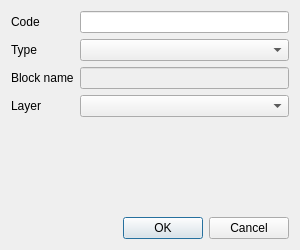
<?xml version="1.0" encoding="UTF-8"?>
<ui version="4.0">
 <class>TT_DialogCodeEdit</class>
 <widget class="QDialog" name="TT_DialogCodeEdit">
  <property name="geometry">
   <rect>
    <x>0</x>
    <y>0</y>
    <width>300</width>
    <height>250</height>
   </rect>
  </property>
  <property name="windowTitle">
   <string>Edit a code</string>
  </property>
  <layout class="QVBoxLayout" name="verticalLayout">
   <item>
    <layout class="QGridLayout" name="gridLayout">
     <item row="0" column="0">
      <widget class="QLabel" name="lb_code">
       <property name="text">
        <string>Code</string>
       </property>
      </widget>
     </item>
     <item row="0" column="1">
      <widget class="QLineEdit" name="le_code"/>
     </item>
     <item row="1" column="0">
      <widget class="QLabel" name="lb_type">
       <property name="text">
        <string>Type</string>
       </property>
      </widget>
     </item>
     <item row="1" column="1">
      <widget class="QComboBox" name="cb_type"/>
     </item>
     <item row="2" column="0">
      <widget class="QLabel" name="lb_blockName">
       <property name="text">
        <string>Block name</string>
       </property>
      </widget>
     </item>
     <item row="2" column="1">
      <widget class="QLineEdit" name="le_blockName">
       <property name="enabled">
        <bool>false</bool>
       </property>
      </widget>
     </item>
     <item row="3" column="0">
      <widget class="QLabel" name="lb_layer">
       <property name="text">
        <string>Layer</string>
       </property>
      </widget>
     </item>
     <item row="3" column="1">
      <widget class="QComboBox" name="cb_layer"/>
     </item>
    </layout>
   </item>
   <item>
    <spacer name="verticalSpacer">
     <property name="orientation">
      <enum>Qt::Orientation::Vertical</enum>
     </property>
     <property name="sizeHint" stdset="0">
      <size>
       <width>20</width>
       <height>40</height>
      </size>
     </property>
    </spacer>
   </item>
   <item>
    <widget class="QDialogButtonBox" name="buttonBox">
     <property name="orientation">
      <enum>Qt::Orientation::Horizontal</enum>
     </property>
     <property name="standardButtons">
      <set>QDialogButtonBox::StandardButton::Cancel|QDialogButtonBox::StandardButton::Ok</set>
     </property>
    </widget>
   </item>
  </layout>
 </widget>
 <resources/>
 <connections>
  <connection>
   <sender>buttonBox</sender>
   <signal>accepted()</signal>
   <receiver>TT_DialogCodeEdit</receiver>
   <slot>slot_validateInputs()</slot>
   <hints>
    <hint type="sourcelabel">
     <x>248</x>
     <y>254</y>
    </hint>
    <hint type="destinationlabel">
     <x>157</x>
     <y>274</y>
    </hint>
   </hints>
  </connection>
  <connection>
   <sender>buttonBox</sender>
   <signal>rejected()</signal>
   <receiver>TT_DialogCodeEdit</receiver>
   <slot>reject()</slot>
   <hints>
    <hint type="sourcelabel">
     <x>316</x>
     <y>260</y>
    </hint>
    <hint type="destinationlabel">
     <x>286</x>
     <y>274</y>
    </hint>
   </hints>
  </connection>
  <connection>
   <sender>cb_type</sender>
   <signal>currentIndexChanged(int)</signal>
   <receiver>TT_DialogCodeEdit</receiver>
   <slot>slot_cbTypeCurrentIndexChanged()</slot>
   <hints>
    <hint type="sourcelabel">
     <x>194</x>
     <y>56</y>
    </hint>
    <hint type="destinationlabel">
     <x>149</x>
     <y>124</y>
    </hint>
   </hints>
  </connection>
 </connections>
 <slots>
  <slot>slot_cbTypeCurrentIndexChanged()</slot>
  <slot>slot_validateInputs()</slot>
 </slots>
</ui>
